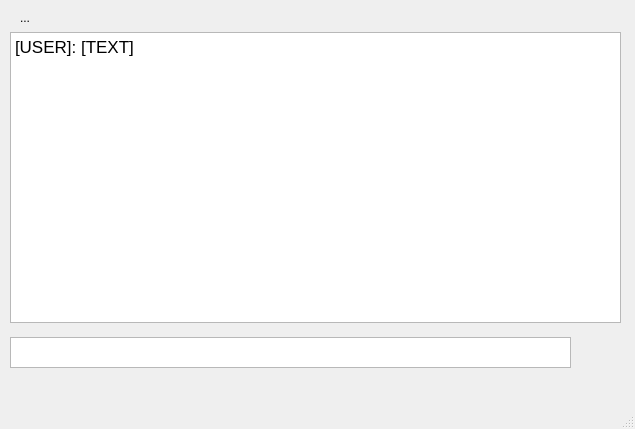
<?xml version="1.0" encoding="UTF-8"?>
<ui version="4.0">
 <class>MainWindow</class>
 <widget class="QMainWindow" name="MainWindow">
  <property name="geometry">
   <rect>
    <x>0</x>
    <y>0</y>
    <width>635</width>
    <height>429</height>
   </rect>
  </property>
  <property name="windowTitle">
   <string>MainWindow</string>
  </property>
  <widget class="QWidget" name="centralwidget">
   <widget class="QTextEdit" name="chat_display">
    <property name="geometry">
     <rect>
      <x>10</x>
      <y>32</y>
      <width>611</width>
      <height>291</height>
     </rect>
    </property>
    <property name="readOnly">
     <bool>true</bool>
    </property>
    <property name="html">
     <string>&lt;!DOCTYPE HTML PUBLIC &quot;-//W3C//DTD HTML 4.0//EN&quot; &quot;http://www.w3.org/TR/REC-html40/strict.dtd&quot;&gt;
&lt;html&gt;&lt;head&gt;&lt;meta name=&quot;qrichtext&quot; content=&quot;1&quot; /&gt;&lt;style type=&quot;text/css&quot;&gt;
p, li { white-space: pre-wrap; }
&lt;/style&gt;&lt;/head&gt;&lt;body style=&quot; font-family:'.AppleSystemUIFont'; font-size:13pt; font-weight:400; font-style:normal;&quot;&gt;
&lt;p style=&quot; margin-top:0px; margin-bottom:0px; margin-left:0px; margin-right:0px; -qt-block-indent:0; text-indent:0px;&quot;&gt;[USER]: [TEXT]&lt;/p&gt;&lt;/body&gt;&lt;/html&gt;</string>
    </property>
   </widget>
   <widget class="QPushButton" name="send_message_button">
    <property name="geometry">
     <rect>
      <x>570</x>
      <y>332</y>
      <width>51</width>
      <height>41</height>
     </rect>
    </property>
    <property name="text">
     <string/>
    </property>
    <property name="icon">
     <iconset>
      <normaloff>../../../../../../../../Downloads/send_image.png</normaloff>../../../../../../../../Downloads/send_image.png</iconset>
    </property>
    <property name="iconSize">
     <size>
      <width>32</width>
      <height>32</height>
     </size>
    </property>
    <property name="default">
     <bool>false</bool>
    </property>
    <property name="flat">
     <bool>true</bool>
    </property>
   </widget>
   <widget class="QLabel" name="username_label">
    <property name="geometry">
     <rect>
      <x>20</x>
      <y>10</y>
      <width>201</width>
      <height>16</height>
     </rect>
    </property>
    <property name="text">
     <string>...</string>
    </property>
   </widget>
   <widget class="QTextEdit" name="message_input">
    <property name="geometry">
     <rect>
      <x>10</x>
      <y>337</y>
      <width>561</width>
      <height>31</height>
     </rect>
    </property>
   </widget>
  </widget>
  <widget class="QMenuBar" name="menubar">
   <property name="geometry">
    <rect>
     <x>0</x>
     <y>0</y>
     <width>635</width>
     <height>24</height>
    </rect>
   </property>
  </widget>
  <widget class="QStatusBar" name="statusbar"/>
 </widget>
 <resources/>
 <connections/>
</ui>
